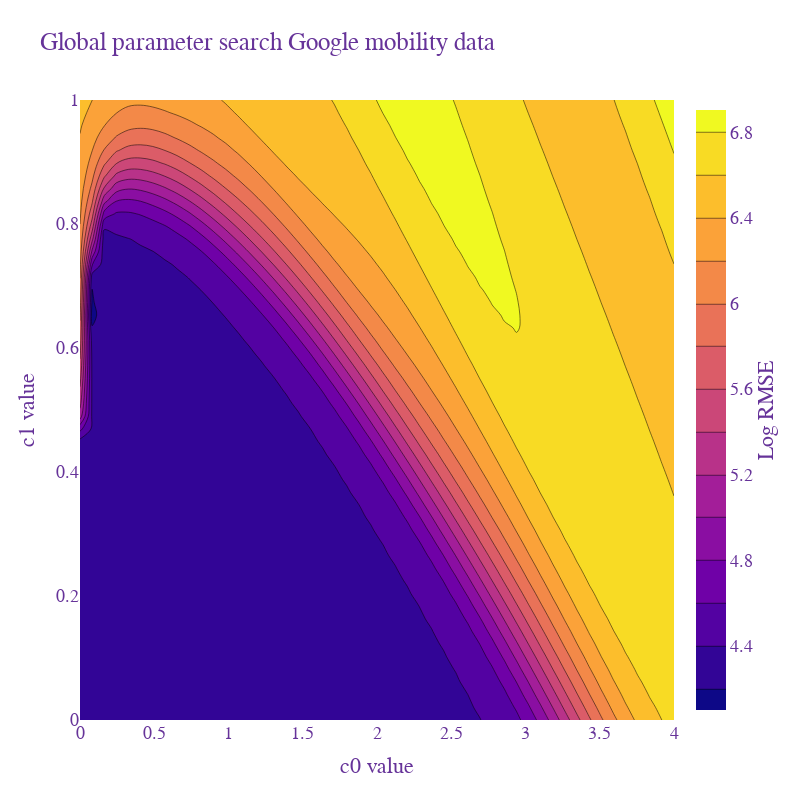

Notebook source saved alongside this figure:
### Markdown cell above
Cell that seatches for a global minimum of the paramaters given using RMSE

### Code cell
#VT global param search
paramC0 = np.linspace(0,4,50)  #x-values
paramC1 = np.linspace(0,1,50)  #y-values

# #Google global param search
# params.append(np.linspace(0,4,50)) 
# params.append(np.linspace(0,1,50))

result = np.zeros((len(paramC0),len(paramC1)))
for param1 in range(len(paramC0)):
    for param0 in range(len(paramC1)):
        result[param0,param1] = math.log(mean_squared_error(weeklyAdmissions,modelfunction(t,paramC0[param0],paramC1[param1]), squared = False))



fig = go.Figure() #Creates a plot using graph objects and then adds each graph to figure
# fig.add_trace(go.Scatter(x=t, y=weeklyAdmissions,
#                     mode='lines',
#                     name='Admission data'))
# fig.add_trace(go.Scatter(x=t, y=modelfunction(t,*best[0]),
#                     mode='lines',
#                     name='Predicted admissions'))

fig.add_contour(
                    z=result,
                    x=paramC0,
                    y=paramC1,
                    colorbar=dict(
                        titleside='right',
                        title='Log RMSE', # title here
                    )
)  
  

fig.update_layout(
                    title='Global parameter search Google mobility data',
                    xaxis_title='c0 value',
                    yaxis_title='c1 value',
                    autosize=False,
                    width=800,
                    height=800,
                    font=dict(
                        family="Courier New, monospace",
                        size=18,
                        color="RebeccaPurple"
    )
)
fig.show()

#Countour plot plotta log(RMSE) för Z axeln

### Figure 1 — Plotly figure (JSON) as saved in the notebook; plotly's stock layout.template omitted (floating-point values rounded to 4 significant figures; data arrays with more than 128 entries replaced by an {"elided": "..."} marker saying what was removed)
{"data": [{"colorbar": {"title": {"side": "right", "text": "Log RMSE"}}, "type": "contour", "x": [0, 0.08163, 0.1633, 0.2449, 0.3265, 0.4082, 0.4898, 0.5714, 0.6531, 0.7347, 0.8163, 0.898, 0.9796, 1.061, 1.143, 1.224, 1.306, 1.388, 1.469, 1.551, 1.633, 1.714, 1.796, 1.878, 1.959, 2.041, 2.122, 2.204, 2.286, 2.367, 2.449, 2.531, 2.612, 2.694, 2.776, 2.857, 2.939, 3.02, 3.102, 3.184, 3.265, 3.347, 3.429, 3.51, 3.592, 3.673, 3.755, 3.837, 3.918, 4], "y": [0, 0.02041, 0.04082, 0.06122, 0.08163, 0.102, 0.1224, 0.1429, 0.1633, 0.1837, 0.2041, 0.2245, 0.2449, 0.2653, 0.2857, 0.3061, 0.3265, 0.3469, 0.3673, 0.3878, 0.4082, 0.4286, 0.449, 0.4694, 0.4898, 0.5102, 0.5306, 0.551, 0.5714, 0.5918, 0.6122, 0.6327, 0.6531, 0.6735, 0.6939, 0.7143, 0.7347, 0.7551, 0.7755, 0.7959, 0.8163, 0.8367, 0.8571, 0.8776, 0.898, 0.9184, 0.9388, 0.9592, 0.9796, 1], "z": {"elided": "50x50 float values"}}], "layout": {"autosize": false, "font": {"color": "RebeccaPurple", "family": "Courier New, monospace", "size": 18}, "height": 800, "title": {"text": "Global parameter search Google mobility data"}, "width": 800, "xaxis": {"title": {"text": "c0 value"}}, "yaxis": {"title": {"text": "c1 value"}}}}
